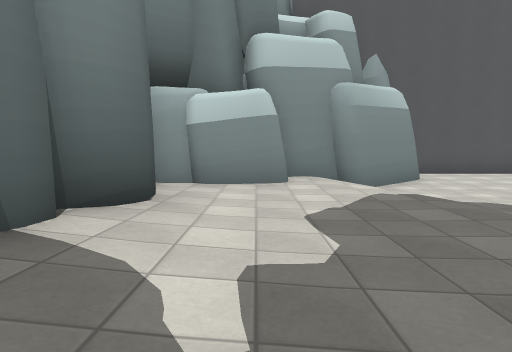
[1] (above)

12 first-person views from a walk through a level from a Godot 3-D game. The camera is 1.2 m above the floor, tilts 6° down and sees 75° across. The floor is counted in squares, 2 m on a side. Each view is taken from the middle of a square. On the plan, view 1 faces up. The plan holds only what a view shows up to about 10 squares ahead; the rest is blank. The place goes on beyond the plan. Some surface patterns are stand-ins.

[2]
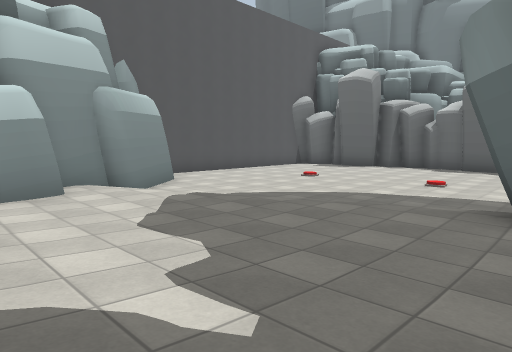

[3]
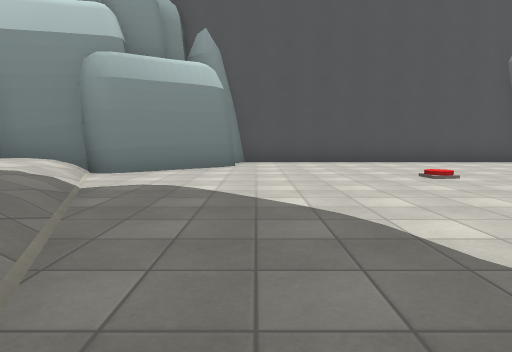

[4]
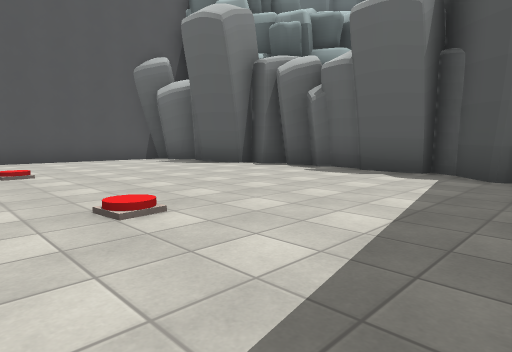

[5]
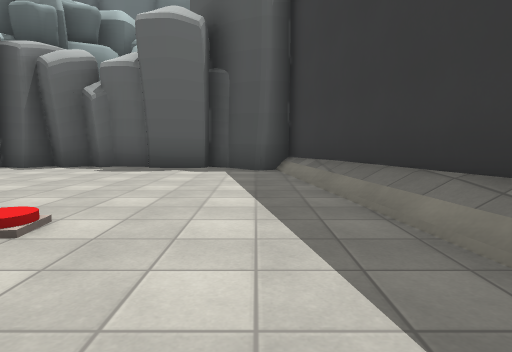

[6]
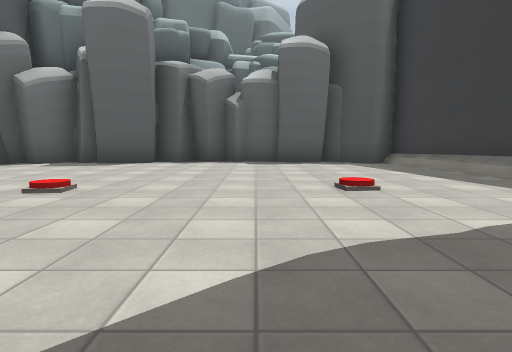

[7]
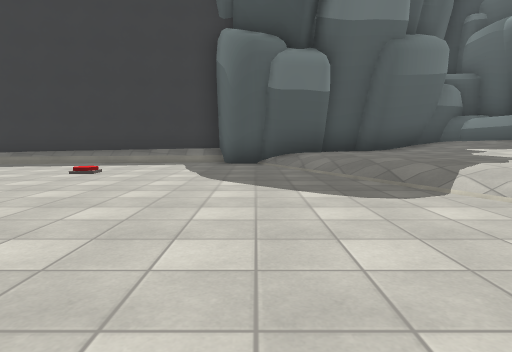

[8]
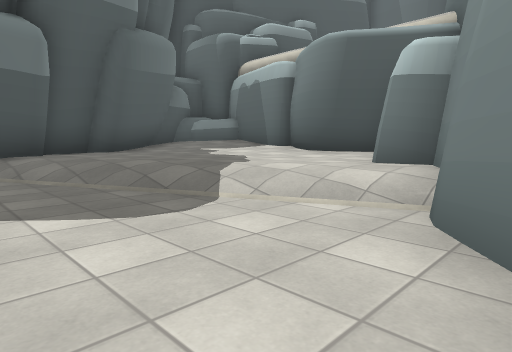

[9]
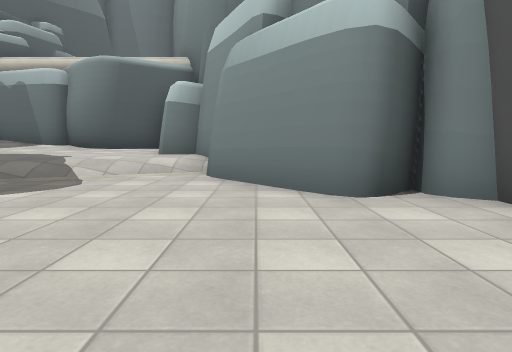

[10]
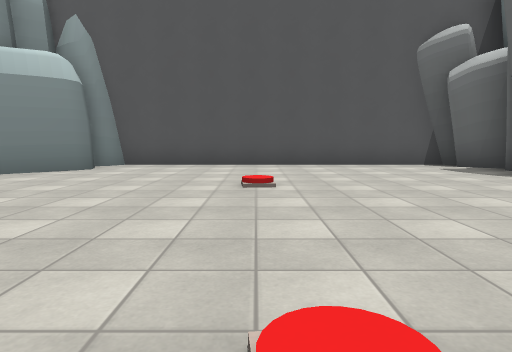

[11]
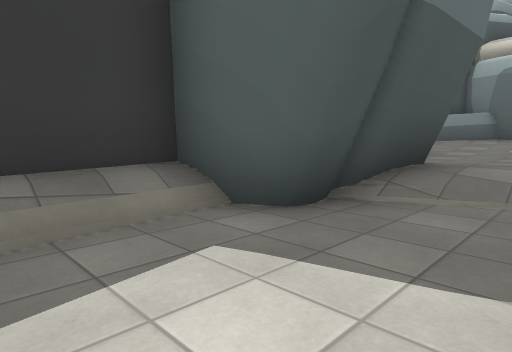

[12]
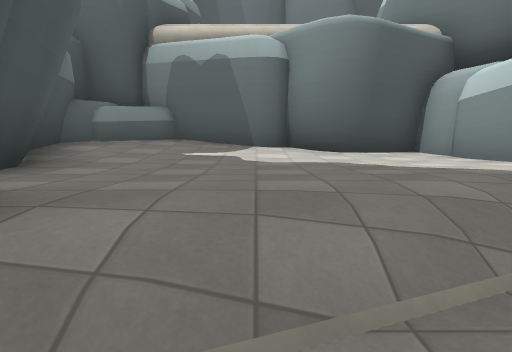

### Floor plan
Key: @ floor where view 1 was taken; # wall or solid block; . main floor; : floor 0.5 m higher than the main floor; / step, stairs or slope.
Columns run from 2 left of view 1 to 14 right of it. Each row starts with its distance up from view 1.
 11       ##########
 10       #........##
  9      ##.........#
  8     ##.........##
  7   ###..........##
  6 ###:/...........#
  5 #::://..........#
  4 #/:::/..........#
  3 #/:::/..........#
  2 #/::::/.........#
  1 #//:::/........##
  0 #/@:::###..#####
 -1 ####### #####

Where each view was taken, in squares from view 1:
view 1: 0 up, 0 right, facing up
view 2: 0 up, 1 left, facing up-right
view 3: 1 up, 5 right, facing up
view 4: 0 up, 7 right, facing up-right
view 5: 1 up, 6 right, facing right
view 6: 4 up, 4 right, facing right
view 7: 9 up, 5 right, facing down
view 8: 8 up, 5 right, facing down-left
view 9: 8 up, 8 right, facing left
view 10: 2 up, 8 right, facing up
view 11: 2 up, 8 right, facing down-left
view 12: 2 up, 5 right, facing left
